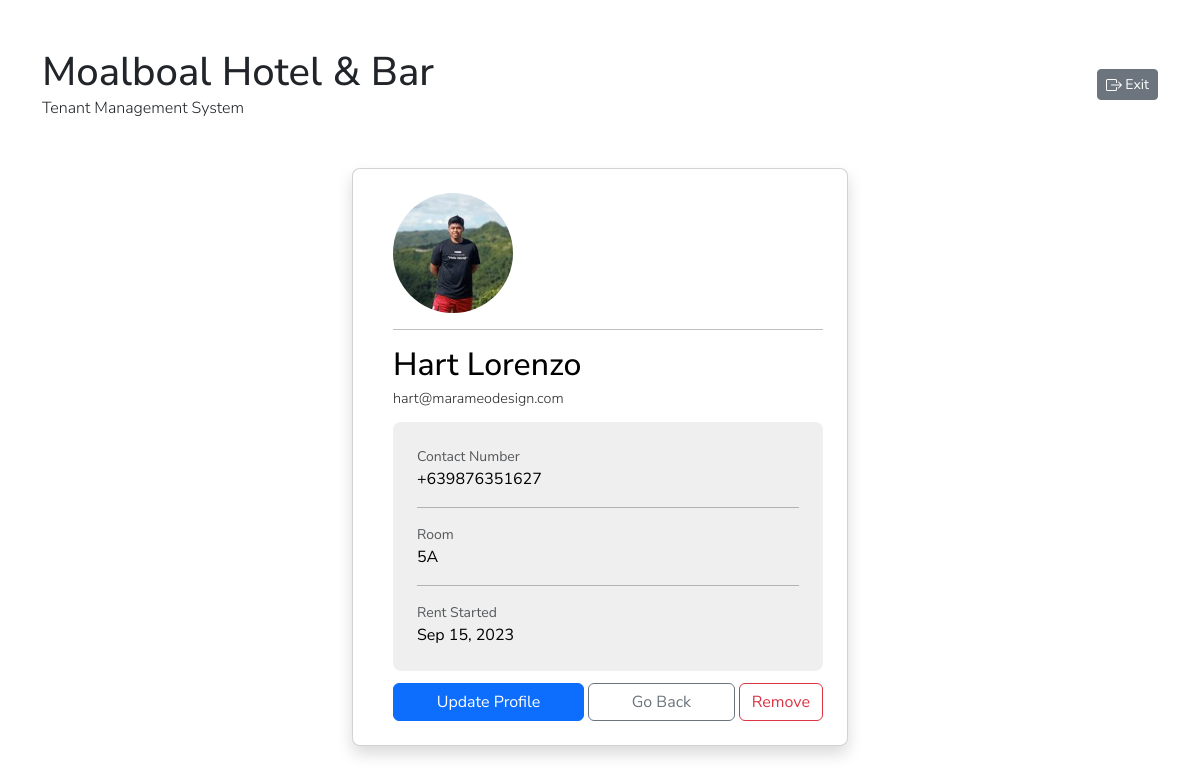
Screenshot of /tenant/profile?id=52 (signed in) with the database file from the repository.
### tables this page shows
CREATE TABLE `tenants` (
  `id` int(11) NOT NULL,
  `name` varchar(100) NOT NULL,
  `email` varchar(255) NOT NULL,
  `contact` varchar(15) NOT NULL,
  `profile_image` varchar(1024) DEFAULT NULL,
  `room` varchar(20) NOT NULL,
  `rent_start` datetime NOT NULL
);

### app/Core/functions.php (called while the page is built, shortened)
<?php
function base_path($path = '') {
  return BASE_PATH . ($path ? DIRECTORY_SEPARATOR . $path : '');
}
function urlIs($value) {
  return $_SERVER['REQUEST_URI'] === $value;
}
function view($path, $attributes = []) {
  extract($attributes);
  return require base_path("app/views/{$path}.view.php");
}
function get_template_part($template_part, $attributes = []) {
  view("partials/{$template_part}", $attributes);
}
function assetPath($path_to_file) {
  return ROOT . "/assets/{$path_to_file}";
}
function getProfileImage($image) {
  return assetPath("images/{$image}");
}
function auth() {
  return $_SESSION['user'] ?? false;
}
function isHome() {
  return (bool) urlIs('/');
}
function convertDate($value, $format = 'Y-m-d H:i:s') {
  return date($format, strtotime($value));
}

### app/Http/controllers/Tenants/show.php (called while the page is built, shortened)
<?php
$db = App::resolve(Database::class);
$tenant = $db->query('select * from tenants where id = :id', [
  ':id' => $_GET['id'],
])->findOrFail();
view('tenants/show', [
  'tenant' => $tenant
]);

### public/index.php (called while the page is built, shortened)
<?php
require __DIR__ . '/../app/Core/init.php';
require __DIR__ . '/../app/Core/bootstrap.php';
try {
  $router->route($uri, $method);
} catch (ValidationException $exception) {
  Session::flash('errors', $exception->errors);
  Session::flash('old', $exception->old);
  redirect($router->prevURL());
}

### app/Core/App.php (called while the page is built, shortened)
<?php
class App
{
  protected static $container;
  public static function setContainer($container)
  {
    static::$container = $container;
  }
  public static function container()
  {
    return static::$container;
  }
  public static function resolve($key)
  {
    return static::container()->resolve($key);
  }
}

### app/Core/Container.php (called while the page is built, shortened)
<?php
class Container
{
  protected $bindings = [];
  public function bind($key, $resolver)
  {
    $this->bindings[$key] = $resolver;
  }
  public function resolve($key)
  {
    $resolver = $this->bindings[$key];
    return call_user_func($resolver);
  }
}

### app/Core/Database.php (called while the page is built, shortened)
<?php
class Database
{
  public $connection;
  protected $statement;
  public function __construct()
  {
    $dsn = 'mysql:host=' . DBHOST . ';dbname=' . DBNAME . ';charset=utf8mb4';
    $this->connection = new PDO($dsn, DBUSER, DBPASS, [
      PDO::ATTR_DEFAULT_FETCH_MODE => PDO::FETCH_ASSOC
    ]);
  }
  public function query($query, $params = [])
  {
    $this->statement = $this->connection->prepare($query);
    $this->statement->execute($params);
    return $this;
  }
  public function find()
  {
    return $this->statement->fetch();
  }
  public function findOrFail()
  {
    $result = $this->find();
    return $result;
  }
}

### app/Core/bootstrap.php (called while the page is built, shortened)
<?php
$container = new Container();
$container->bind('Core\Database', function() {
  return new Database();
});

### app/views/tenants/show.view.php (the view, shortened to what this page needs)
<?php
  get_template_part('header');
?>
<div class="card rounded-3 mx-auto shadow" style="max-width: calc(var(--bs-breakpoint-sm) - 5rem);">
  <div class="card-body p-4">
    <div class="text-black">
      <div class="ms-3">
        <img src="<?php echo getProfileImage($tenant['profile_image']) ?>" alt="Photo of <?php echo $tenant['name']; ?>" width="120" height="120" loading="lazy" style="object-fit: cover;object-position: center;" class="rounded-circle">
        <hr>
        <h5 class="mb-1 fs-2"><?php echo $tenant['name']; ?></h5>
        <p class="mb-2 pb-1 fw-light" style="color: #2b2a2a;font-size: .9rem;"><?php echo $tenant['email']; ?></p>
        <div class="d-flex flex-column justify-content-start align-items-stretch rounded-3 p-4 mb-2"
          style="background-color: #efefef;">
          <div>
            <p class="small text-muted mb-0">Contact Number</p>
            <p class="mb-0"><?php echo $tenant['contact']; ?></p>
          </div>
          <hr>
          <div>
            <p class="small text-muted mb-0">Room</p>
            <p class="mb-0"><?php echo $tenant['room']; ?></p>
          </div>
          <hr>
          <div>
            <p class="small text-muted mb-0">Rent Started</p>
            <p class="mb-0"><?php echo convertDate($tenant['rent_start'], 'M d, Y'); ?></p>
          </div>
        </div>
        <div class="d-flex pt-1 gap-1">
          <a href="/tenant/edit?id=<?php echo $tenant['id']; ?>" class="btn btn-primary flex-grow-1">Update Profile</a>
          <a href="/" class="btn btn-outline-secondary flex-grow-1">Go Back</a>
          <form action="/tenant/delete" method="POST" class="d-inline-block flex-grow-1" style="max-width: fit-content;">
            <button class="btn btn-outline-danger" type="submit">Remove</button>
          </form>
        </div>
      </div>
    </div>
  </div>
</div>

### app/Core/Router.php (shortened to what this page needs)
<?php
class Router
{
  protected $routes = [];
  public function add($method, $uri, $controller)
  {
    $this->routes[] = [
      'uri' => $uri,
      'controller' => $controller,
      'method' => $method,
      'middleware' => null
    ];
  }
  public function only($key)
  {
    $this->routes[array_key_last($this->routes)]['middleware'] = $key;
  }
  public function route($uri, $method)
  {
    foreach ($this->routes as $route) {
      if ($route['uri'] === $uri && $route['method'] === strtoupper($method)) {
        return require base_path("app/Http/controllers/{$route['controller']}.php");
      }
    }
  }
}

### app/views/partials/header.view.php (shortened to what this page needs)
<!DOCTYPE html>
<html lang="en">
<head>
  <link href="https://cdn.jsdelivr.net/npm/bootstrap@5.3.1/dist/css/bootstrap.min.css" rel="stylesheet">
  <link rel="stylesheet" href="<?php echo assetPath('css/style.css'); ?>">
</head>
<body>
  <header class="mb-5 pt-5">
    <div class="container">
      <div class="row">
        <div class="col-12 col-md-6">
          <?php if (isHome()) : ?>
          <h1 class="m-0"><?php echo COMPANY_NAME; ?></h1>
          <?php else : ?>
          <h1 class="m-0"><a href="/" class="text-decoration-none" aria-label="link to home page"><?php echo COMPANY_NAME; ?></a></h1>
          <?php endif; ?>
          <p class="m-0 fw-light"><?php echo APP_NAME; ?></p>
        </div>
        <div class="col-12 col-md-6 text-md-end d-flex justify-content-end align-items-center gap-2">
          <?php if (auth()) : ?>
            <form action="/manager/logout" method="POST">
              <button type="submit" class="btn btn-secondary btn-sm">
                Exit
              </button>
            </form>
          <?php endif; ?>
        </div>
      </div>
    </div>
  </header>
  <main>
  <?php $containerClasses = (urlIs('/') || isset($_GET['search'])) ? 'container py-5' : 'container' ?>
  <section>
    <div class="<?php echo $containerClasses ?>">

### public/assets/css/style.css (style rules this page uses)
body { font-family: 'Nunito Sans', sans-serif; min-height: 100vh; }
a { color: inherit; }

### rows the page displays
tenants: profile_image (picture), name "Hart Lorenzo", email "hart@marameodesign.com", contact "+639876351627", room "5A", rent_start "Sep 15, 2023"
